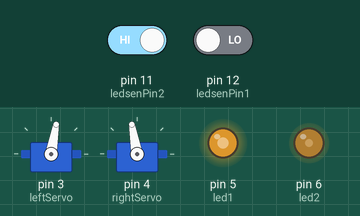
Simulated run of this sketch. Board: Arduino Leonardo, built with avr-gcc and run on an emulated ATmega32U4. Shown: 2 × servo, output pins drawn as LEDs (lit = HIGH). Inputs (shaded band) come from the test bench; at power-on: pin 12 (ledsenPin1) LOW, pin 11 (ledsenPin2) HIGH.

Above: at 1.2 s.
1.3 s: pin 12 (ledsenPin1) driven HIGH
At 1.64 s:
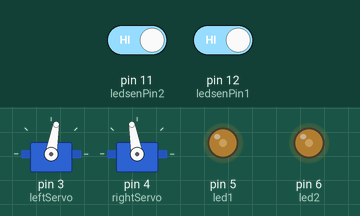
At 2.14 s:
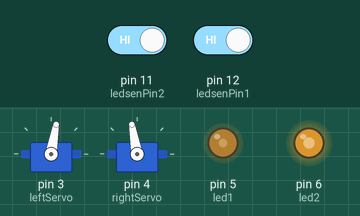
4.3 s: pin 11 (ledsenPin2) driven LOW
At 5.14 s:
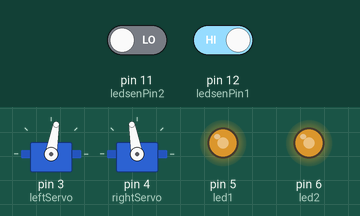
Timing chart, 0 to 13.3 s (numbered marks = the images above; inputs shaded):
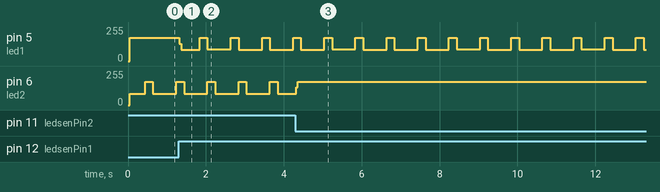

Measured:
- after the input at 1.3 s, pin 5 (led1): ramps from 175/255 to 85/255 and jumps back, once every 0.80 s

The sketch:

edgeDetect.ino
```cpp
#include <Servo.h>

Servo leftServo;
Servo rightServo;

#define led1 5
#define led2 6

#define ledsenPin1 12
#define ledsenPin2 11

int irSen1;
int irSen2;

byte lightChase;
long time;

void setup()
{
	Serial.begin(9600);
	leftServo.attach(3);
	rightServo.attach(4);
	pinMode(led1, OUTPUT);
	pinMode(led2, OUTPUT);
}

void irSen()
{
	digitalWrite(led1, HIGH);
	digitalWrite(led2, HIGH);
	delayMicroseconds(100);

	irSen1=digitalRead(ledsenPin1);
	irSen2=digitalRead(ledsenPin2);

	digitalWrite(led1, LOW);
	digitalWrite(led2, LOW);
	delayMicroseconds(100);

	digitalWrite(led1,(lightChase == 1 || irSen1 == 0));
	digitalWrite(led2,(lightChase == 2 || irSen2 == 0));
}

void stop()
{
	leftServo.detach();
	rightServo.detach();
}

void reAttach()
{
	if(!leftServo.attached())
		leftServo.attach(3);
	if(!rightServo.attached())
		rightServo.attach(4);
}
void forward()
{
	reAttach();
	leftServo.write(80);
        rightServo.write(100);
}

void loop()
{
	if(millis() - time >199)
	{
		time=millis();
		lightChase=lightChase + 1 - 4 * (lightChase > 3);
	}

	irSen();
	if(irSen1 == 1 || irSen2 == 1) {
		forward();
	}
	else {
		stop();
	}
}
```
